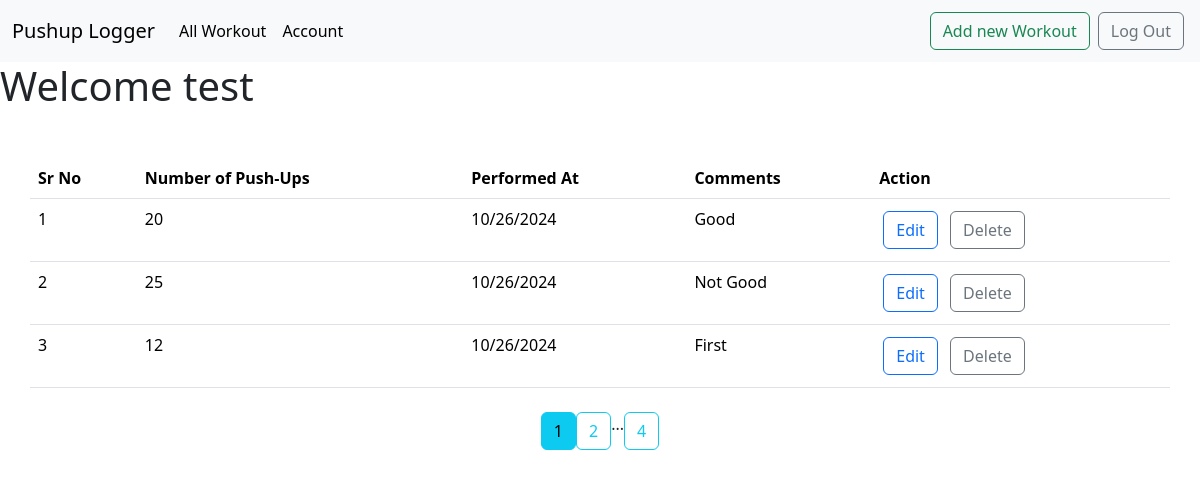
The page /all (signed in) on the database its author committed.
### app.py (models this page shows)
class User(UserMixin, db.Model):
    id=db.Column(db.Integer, primary_key=True)
    email=db.Column(db.String(100), unique=True)
    password=db.Column(db.String(100))
    name=db.Column(db.String(100))
    workouts=db.relationship('workout', backref='author', lazy=True)

class workout(db.Model):
    id=db.Column(db.Integer, primary_key=True)
    pushups=db.Column(db.Integer, nullable=False)
    data_posted=db.Column(db.DateTime, nullable=False, default=datetime.utcnow)
    comment=db.Column(db.Text, nullable=False)
    user_id=db.Column(db.Integer, db.ForeignKey('user.id'), nullable=False)

### app.py (the view)
@app.route("/all")
@login_required
def user_workouts():
    page= request.args.get('page',1,type=int)
    user=User.query.filter_by(email=current_user.email).first_or_404()
    Workouts=workout.query.filter_by(author=user).paginate(page=page,per_page=3)
    return render_template("all_workouts.html",workouts=Workouts,user=user)

### app.py (called while the page is built)
@login_manager.user_loader
def get_user(user_id):
    return User.query.get(int(user_id))

### templates/all_workouts.html (shortened to what this page needs)
{% extends 'base.html' %}
{% block body %}
<h1>
    Welcome {{ user.name }}
</h1>
<table class="table table-hover container mt-5">
    <thead class="thread-dark">
        <tr>
            <th scope="col">Sr No</th>
            <th scope="col">Number of Push-Ups</th>
            <th scope="col">Performed At</th>
            <th scope="col">Comments</th>
            <th scope="col">Action</th>
        </tr>
    </thead>
    <tbody>
        {% for workout in workouts.items %}
        <tr>
            <td>{{ loop.index }}</td>
            <td>{{ workout.pushups }}</td>
            <td>{{ workout.data_posted.strftime('%m/%d/%Y') }}</td>
            <td>{{ workout.comment }}</td>
            <td>
                <a href="{{url_for('update_workouts',workout_id=workout.id)}}" class="btn btn-outline-primary m-1"
                    role="button">Edit</a>
                <a href="{{url_for('delete_workouts',workout_id=workout.id)}}" class="btn btn-outline-secondary m-1"
                    role="button">Delete</a>
            </td>
        </tr>
        {% endfor %}
    </tbody>
</table>
<div class="container d-flex justify-content-center mt-4">
    {% for page_num in workouts.iter_pages(left_edge=1, right_edge=1, left_current=1, right_current=1) %}
    {% if page_num %}
    {% if workouts.page == page_num %}
    <a href="{{url_for('user_workouts',page=page_num)}}" class="btn btn-info mb-4">
        {{ page_num }}
    </a>
    {% else %}
    <a href="{{url_for('user_workouts',page=page_num)}}" class="btn btn-outline-info mb-4">
        {{ page_num }}
    </a>
    {% endif %}
    {% else %}
    ...
    {% endif %}
    {% endfor %}
</div>
{% endblock body %}

### templates/base.html (shortened to what this page needs)
<!doctype html>
<html lang="en">
<head>
    <link href="https://cdn.jsdelivr.net/npm/bootstrap@5.3.3/dist/css/bootstrap.min.css" rel="stylesheet"
>
</head>
<body>
    <nav class="navbar navbar-expand-lg bg-body-tertiary">
        <div class="container-fluid">
            <a class="navbar-brand" href="/">Pushup Logger</a>
            <div class="collapse navbar-collapse" id="navbarSupportedContent">
                <ul class="navbar-nav me-auto mb-2 mb-lg-0">
                    <li class="nav-item">
                        <a class="nav-link active" aria-current="page" href="/all">All Workout</a>
                    </li>
                    <li class="nav-item">
                        <a class="nav-link active" aria-current="page" href="/profile">Account</a>
                    </li>
                </ul>
                <form class="d-flex" role="search">
                    {% if current_user.is_authenticated %}
                    <a href="/new" class="btn btn-outline-success m-1" type="submit">Add new Workout</a>
                    <a href="/logout" class="btn btn-outline-secondary m-1" type="submit">Log Out</a>
                    {% endif %}
                </form>
            </div>
        </div>
    </nav>
    {% block body %}
    {% endblock body %}
</body>
</html>

### rows shown on the page
User: name "test"
workout: pushups "20", data_posted "10/26/2024", comment "Good"
workout: pushups "25", data_posted "10/26/2024", comment "Not Good"
workout: pushups "12", data_posted "10/26/2024", comment "First"

### other values the page prints
{{ page_num }} "1"
{{ page_num }} "2" "4"
